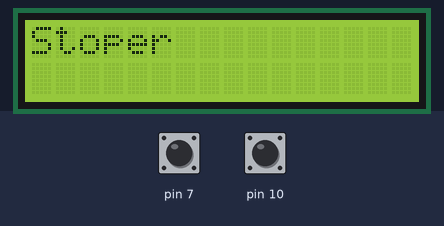
A sketch run on a simulated Arduino Uno, built with avr-gcc and run on an emulated ATmega328P. On the bench: 16×2 character LCD. The test bench sets the inputs (shaded band); at power-on: pin 10 HIGH, pin 7 HIGH.

Above: at 1.2 s.
1.3 s: pin 10 pulled LOW for 0.15 s
At 1.42 s:
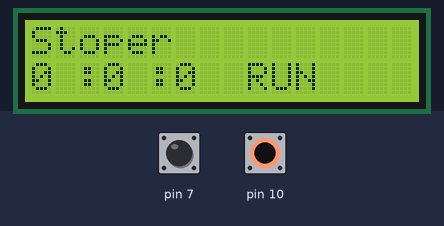
3.1 s: pin 7 pulled LOW for 0.15 s
At 3.15 s:
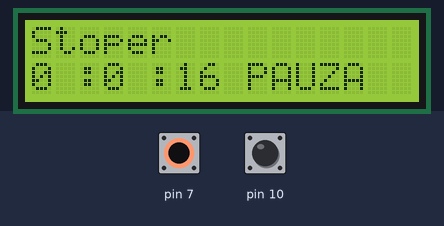
4.7 s: pin 10 pulled LOW for 1 s
At 4.79 s:
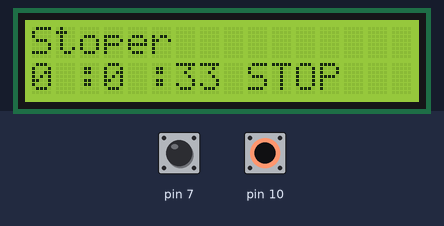
7.2 s: pin 7 pulled LOW for 1 s
At 8.8 s:
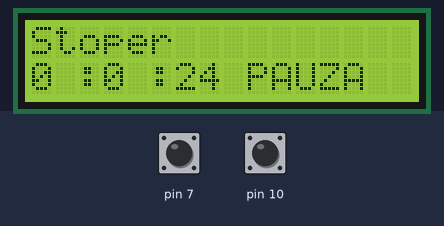
Timing chart, 0 to 10.3 s (numbered marks = the images above; inputs shaded):
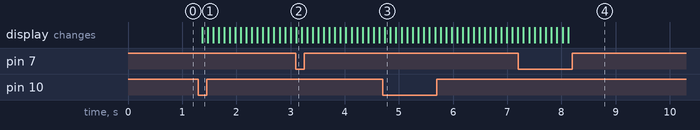

The sketch:

stoper1.ino
```cpp
#include <LiquidCrystal.h>
const int rs = 12, en = 11, d4 = 5, d5 = 4, d6 = 3, d7 = 2;

LiquidCrystal lcd(rs, en, d4, d5, d6, d7);

int godziny=0,minuty=0,sekundy=0, pauza = 2;

int x = 0;

void setup() {
  pinMode(7, INPUT_PULLUP);
  pinMode(10, INPUT_PULLUP);
  lcd.begin(16, 2);
  lcd.print("Stoper");
}

void loop() {
  sekundy = millis()/100 - minuty * 60 - godziny *360 - x;

  if(sekundy == 60){
    minuty = minuty + 1;
    sekundy = 0;
    if(pauza == 0){
      clear();
    }
  }

  if(minuty == 60){
    minuty = 0;
    godziny = godziny + 1;
 	if(pauza == 0){
      clear();
    }
  }

  if(godziny == 24){
    godziny = 0;
 	if(pauza == 0){
      clear();
    }
  }


  if(digitalRead(7) == LOW && pauza != 2){
    if(pauza == 1){
     pauza = 0;
     clear();
    }
    else{
     pauza = 1;
     lcd.setCursor(9,1);
 	 lcd.print("PAUZA");
    }
  }


  if(digitalRead(10) == LOW && pauza != 1){
    if(pauza == 2){
     clear();
     x = millis()/100;
     pauza = 0;
     minuty = 0;
     sekundy = 0;
     godziny = 0;
     lcd.setCursor(9,1);
 	 lcd.print("RUN");

    }
    else{
     pauza = 2;
     lcd.setCursor(9,1);
 	 lcd.print("STOP");
    }
  }


  if(pauza == 0){
  lcd.setCursor(0,1);
  lcd.print(godziny);
  lcd.setCursor(2,1);
  lcd.print(":");
  lcd.setCursor(3,1);
  lcd.print(minuty);
  lcd.setCursor(5,1);
  lcd.print(":");
  lcd.print(sekundy);
  lcd.setCursor(9,1);
  lcd.print("RUN");
  }

  delay(100);

}

void clear(){
  lcd.clear();
  lcd.print("Stoper");
}
```

Measured:
- after the input at 1.3 s, the display: changes after 0.07 s (image 1)
- after the input at 3.1 s, the display: changes at once (image 2)
- after the input at 4.7 s, the display: changes at once (image 3)
- after the input at 7.2 s, the display: first changes after 0.10 s (image 4 shows a later state)
